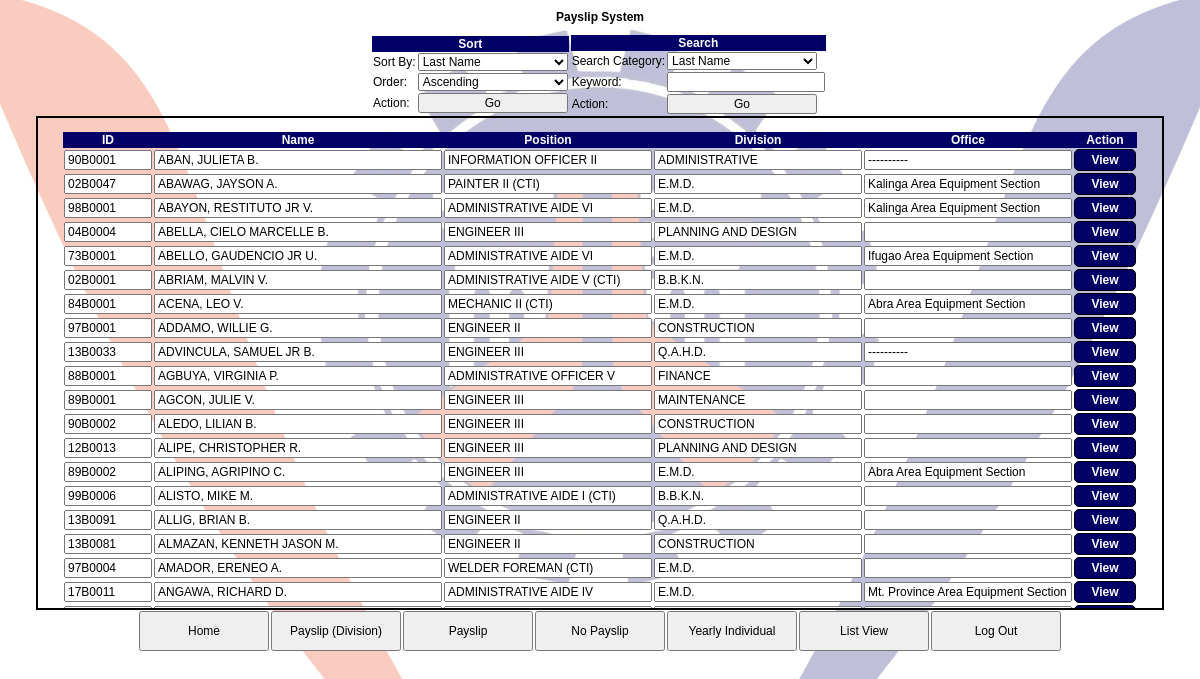
The app's page /ORIGINAL/Payslip/php/portal.php (signed in), older data.
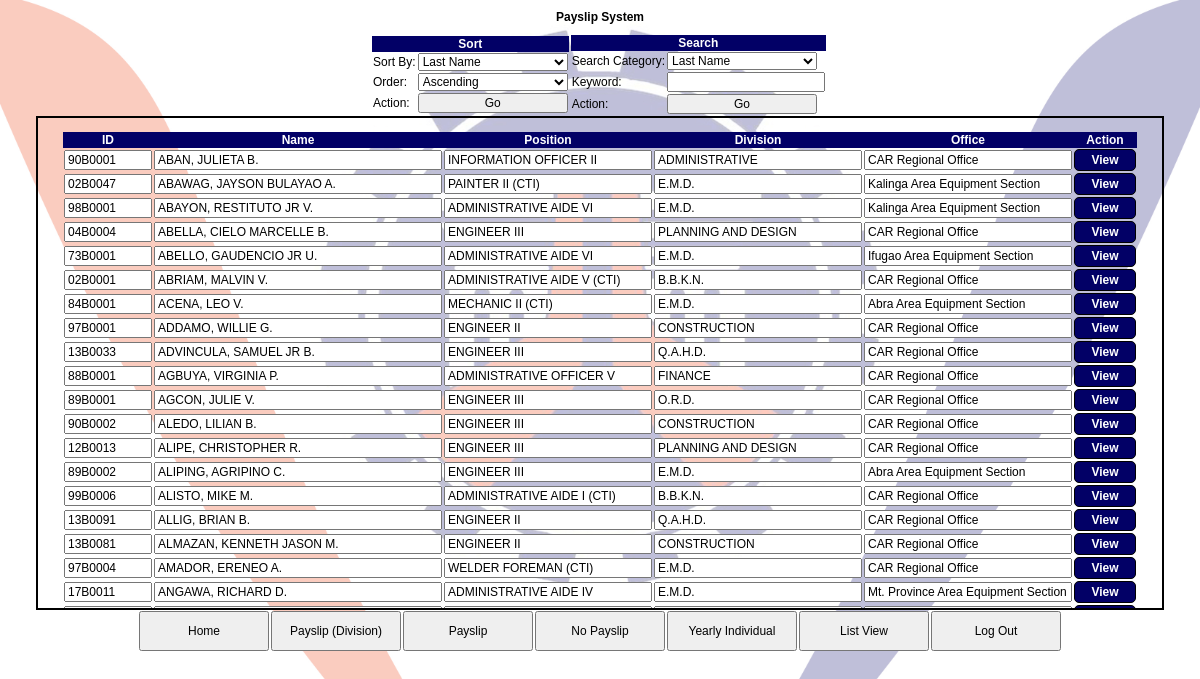
The same page, newer data.
### tables this page shows
CREATE TABLE `employees` (
  `id` varchar(25) NOT NULL,
  `lastname` varchar(45) NOT NULL,
  `firstname` varchar(45) NOT NULL,
  `middlename` varchar(45) NOT NULL,
  `division` varchar(45) DEFAULT NULL,
  `office` varchar(50) DEFAULT NULL,
  `position` varchar(45) NOT NULL,
  `salarygrade` varchar(20) DEFAULT NULL,
  `bpno` varchar(25) DEFAULT NULL,
  `middle_initial` varchar(25) DEFAULT NULL,
  `prefix` varchar(25) DEFAULT NULL,
  `extention` varchar(25) DEFAULT NULL,
  `birthdate` date DEFAULT NULL,
  `crn` varchar(25) DEFAULT NULL,
  PRIMARY KEY (`id`)
);

### ORIGINAL/Payslip/php/portal.php (the view, shortened to what this page needs)
<!DOCTYPE html>
<html>
<head>
	<?php
		include 'dbconn.php';
		include 'links.php';
	?>
</head>
<body>
<h3>Payslip System</h3>
<?php
	include 'search_main.php';
?>
<div id="main">
<div id="inner_main">
<br>
<?php
	$result = $conn->query("SELECT *, date_format(birthdate, '%m/%d/%Y') as bday FROM employees");
	echo "<table>";
	echo "<tr>
				<th>ID</th>
				<th>Name</th>
				<th>Position</th>
				<th>Division</th>
				<th>Office</th>
				<th>Action</th>
		  </tr>";
	while ($row = $result->fetch_assoc()) {
		echo "<tr>
					<td><input readonly class='tb_size_small' type ='text' value='".$row['id']."'/></td>
					<td><input readonly class='tb_size_large' type ='text' value='".$row['lastname'].", ".$row['firstname']." ".$row['middle_initial'].".'/></td>
					<td><input readonly class='tb_size_medium' type ='text' value='".$row['position']."'/></td>
					<td><input readonly class='tb_size_medium' type ='text' value='".$row['division']."'/></td>
					<td><input readonly class='tb_size_medium' type ='text' value='".$row['office']."'/></td>
					<td style = 'text-align: center;'><a href= 'portal_view.php?id=".$row['id']."'>View</a></td>
			  </tr>";
	}
	echo "</table>";
?>
</div>
</div>
<?php
	include 'universal_footer.php';
?>
</body>
</html>

Row changes from the older to the newer data that the page shows:
changed employees "ABAN, JULIETA B.": office "----------" → "CAR Regional Office"
changed employees "PAINTER II (CTI)": lastname+firstname+middle_initial "ABAWAG, JAYSON A." → "ABAWAG, JAYSON BULAYAO A."
changed employees "ABELLA, CIELO MARCELLE B.": office (not shown) → "CAR Regional Office"
changed employees "ABRIAM, MALVIN V.": office (not shown) → "CAR Regional Office"
changed employees "ADDAMO, WILLIE G.": office (not shown) → "CAR Regional Office"
changed employees "ADVINCULA, SAMUEL JR B.": office "----------" → "CAR Regional Office"
changed employees "AGBUYA, VIRGINIA P.": office (not shown) → "CAR Regional Office"
changed employees "AGCON, JULIE V.": division "MAINTENANCE" → "O.R.D."; office (not shown) → "CAR Regional Office"
changed employees "ALEDO, LILIAN B.": office (not shown) → "CAR Regional Office"
changed employees "ALIPE, CHRISTOPHER R.": office (not shown) → "CAR Regional Office"
changed employees "ALISTO, MIKE M.": office (not shown) → "CAR Regional Office"
changed employees "ALLIG, BRIAN B.": office (not shown) → "CAR Regional Office"
changed employees "ALMAZAN, KENNETH JASON M.": office (not shown) → "CAR Regional Office"
changed employees "AMADOR, ERENEO A.": office (not shown) → "CAR Regional Office"
changed employees "ANGYOC, JUNE C.": office (not shown) → "CAR Regional Office"
